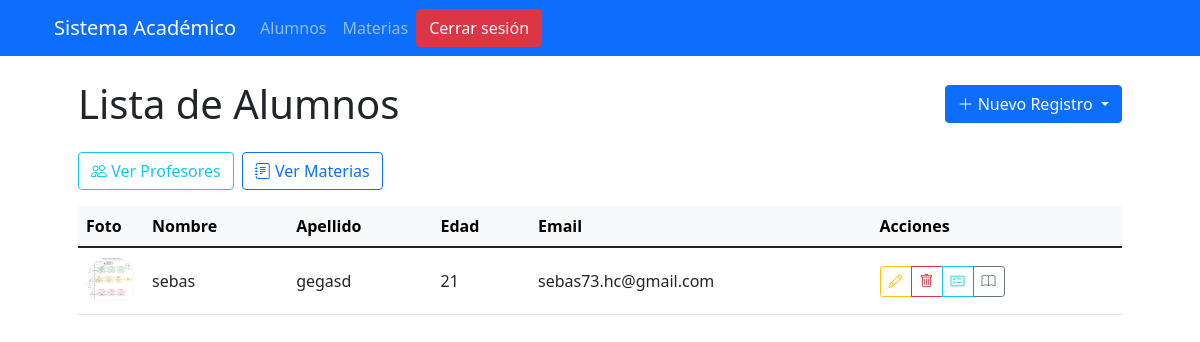
Screenshot of / (signed in) with the database file from the repository.
### formulario/models.py (models this page shows, shortened)
class Alumno(models.Model):
    nombre = models.CharField(max_length=100)
    apellido = models.CharField(max_length=100)
    edad = models.PositiveIntegerField()
    direccion = models.TextField()
    email = models.EmailField(unique=True)
    telefono = models.CharField(max_length=15)
    fecha_inscripcion = models.DateField(auto_now_add=True)
    foto = models.ImageField(upload_to='estudiantes/', blank=True, null=True, verbose_name="Foto del alumno")
    matricula = models.CharField(max_length=20, unique=True, blank=True, null=True)
    class Meta:
        ordering = ['apellido', 'nombre']

### formulario/views.py (the view)
# urls.py: path('', views.lista_alumnos, name='lista_alumnos'),
@login_required
def lista_alumnos(request):
    query = request.GET.get('q')
    alumnos = Alumno.objects.all().order_by('apellido', 'nombre')
    if query:
        alumnos = alumnos.filter(
            Q(nombre__icontains=query) |
            Q(apellido__icontains=query) |
            Q(matricula__icontains=query)
        ).distinct()
    return render(request, 'alumnos/lista.html', {'alumnos': alumnos})

### formulario/templates/alumnos/lista.html (shortened to what this page needs)
{% extends 'base.html' %}
{% block content %}
<div class="container-fluid mt-3">
    <div class="d-flex justify-content-between align-items-center mb-4">
        <h1 class="mb-0">Lista de Alumnos</h1>
        <div class="dropdown">
            <button class="btn btn-primary dropdown-toggle" type="button" id="dropdownMenuButton" data-bs-toggle="dropdown" aria-expanded="false">
                <i class="bi bi-plus-lg"></i> Nuevo Registro
            </button>
        </div>
    </div>
    <div class="d-flex flex-wrap gap-2 mb-3">
        <a href="{% url 'formulario:lista_profesores' %}" class="btn btn-outline-info">
            <i class="bi bi-people"></i> Ver Profesores
        </a>
        <a href="{% url 'formulario:lista_materias' %}" class="btn btn-outline-primary">
            <i class="bi bi-journal-text"></i> Ver Materias
        </a>
    </div>
    <div class="table-responsive">
        <table class="table table-hover align-middle">
            <thead class="table-light">
                <tr>
                    <th style="width: 60px;">Foto</th>
                    <th>Nombre</th>
                    <th>Apellido</th>
                    <th>Edad</th>
                    <th>Email</th>
                    <th>Acciones</th>
                </tr>
            </thead>
            <tbody>
                {% for alumno in alumnos %}
                <tr>
                    <td>
                        {% if alumno.foto %}
                        <img src="{{ alumno.foto.url }}" alt="Foto de {{ alumno.nombre }}" class="rounded-circle" width="50" height="50">
                        {% else %}
                        <div class="bg-secondary text-white rounded-circle d-flex align-items-center justify-content-center" style="width: 50px; height: 50px;">
                            <i class="bi bi-person"></i>
                        </div>
                        {% endif %}
                    </td>
                    <td>{{ alumno.nombre }}</td>
                    <td>{{ alumno.apellido }}</td>
                    <td>{{ alumno.edad }}</td>
                    <td>{{ alumno.email }}</td>
                    <td>
                        <div class="btn-group btn-group-sm" role="group">
                            <a href="{% url 'formulario:editar_alumno' alumno.id %}" class="btn btn-outline-warning" title="Editar">
                                <i class="bi bi-pencil"></i>
                            </a>
                            <a href="{% url 'formulario:eliminar_alumno' alumno.id %}" class="btn btn-outline-danger" title="Eliminar">
                                <i class="bi bi-trash"></i>
                            </a>
                            <a href="{% url 'formulario:lista_notas_alumno' alumno.id %}" class="btn btn-outline-info" title="Notas">
                                <i class="bi bi-card-checklist"></i>
                            </a>
                            <a href="{% url 'formulario:asignar_materias' alumno.id %}" class="btn btn-outline-secondary" title="Materias">
                                <i class="bi bi-book"></i>
                            </a>
                        </div>
                    </td>
                </tr>
                {% endfor %}
            </tbody>
        </table>
    </div>
</div>
{% endblock %}
{% block extra_css %}
<link href="https://cdn.jsdelivr.net/npm/bootstrap-icons@1.8.0/font/bootstrap-icons.css" rel="stylesheet">
{% endblock %}

### formulario/templates/alumnos/lista.html (style rules this page uses)
.table th { white-space: nowrap; }
.btn-group-sm>.btn { padding: 0.25rem 0.5rem; font-size: 0.75rem; }
.dropdown-toggle::after { margin-left: 0.5em; }

### rows the page displays
Alumno: foto (picture), nombre "sebas", apellido "gegasd", edad "21", email "sebas73.hc@gmail.com"
